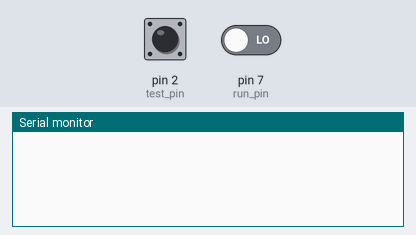
Bench run of a sketch on a simulated Arduino Uno, built with avr-gcc and run on an emulated ATmega328P. Parts: the last lines printed to the serial monitor. The test bench sets the inputs (shaded band); at power-on: pin 2 (test_pin) HIGH, pin 7 (run_pin) LOW. EEPROM starts erased.

Above: at 1.2 s.
1.3 s: pin 2 (test_pin) pulled LOW for 0.15 s
At 2.6 s:
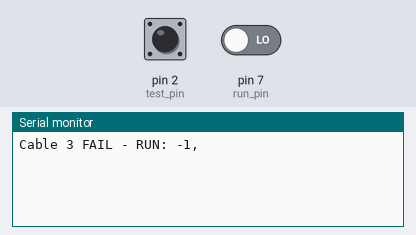
2.9 s: pin 7 (run_pin) driven HIGH
At 4.1 s:
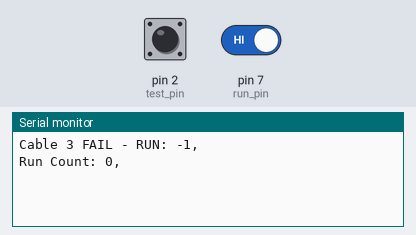
4.4 s: pin 2 (test_pin) pulled LOW for 1 s
At 5.8 s:
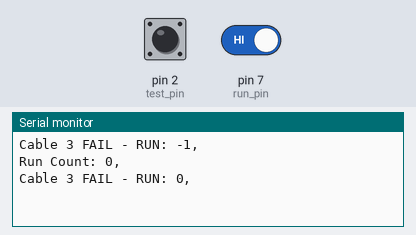

Measured:
- after the input at 1.3 s, the serial monitor: prints a new line after 0.15 s (image 1)
- after the input at 2.9 s, the serial monitor: prints a new line after 0.06 s (image 2)
- after the input at 4.4 s, the serial monitor: prints a new line after 1.0 s (image 3)

The sketch:

atag_jig_test.ino
```cpp
#include <EEPROM.h>

#define test_pin 2
#define run_pin 7
long run_count = 0;
volatile bool fail = false;
bool triggered = false;
bool loggedCount = false;

void log_fail() {
    fail = true;
}

void writeNumberToEEPROM(long number) {
    EEPROM.put(0, number);
}

long readNumberFromEEPROM() {
  long number;
  EEPROM.get(0, number);
  return number;
}

void setup() {
    Serial.begin(115200);
    pinMode(test_pin, INPUT_PULLUP);
    pinMode(run_pin, INPUT);
    attachInterrupt(digitalPinToInterrupt(test_pin), log_fail, RISING);
    long storedNumber = readNumberFromEEPROM();
    run_count = storedNumber;
}

void loop() {
    // FAILURE REPORTING
    if (fail == true) {
        Serial.print("Cable 3 FAIL - RUN: ");
        Serial.print(run_count);
        Serial.println(",");
        delay(300);
        fail = false;
    }

    //  RUN COUNT HANDLING
    bool pin_state = digitalRead(run_pin);
    if (pin_state == HIGH && !triggered) {
        triggered = true;
        run_count++;
    }
    if (pin_state == LOW && triggered) {
        triggered = false;
    }
    delay(50);
    if (run_count % 500 == 0) {
        if (!loggedCount) {
            writeNumberToEEPROM(run_count);
            Serial.print("Run Count: ");
            Serial.print(run_count);
            Serial.println(",");
            loggedCount = true;
        }
    }else {
        loggedCount = false;
    }
}
```
